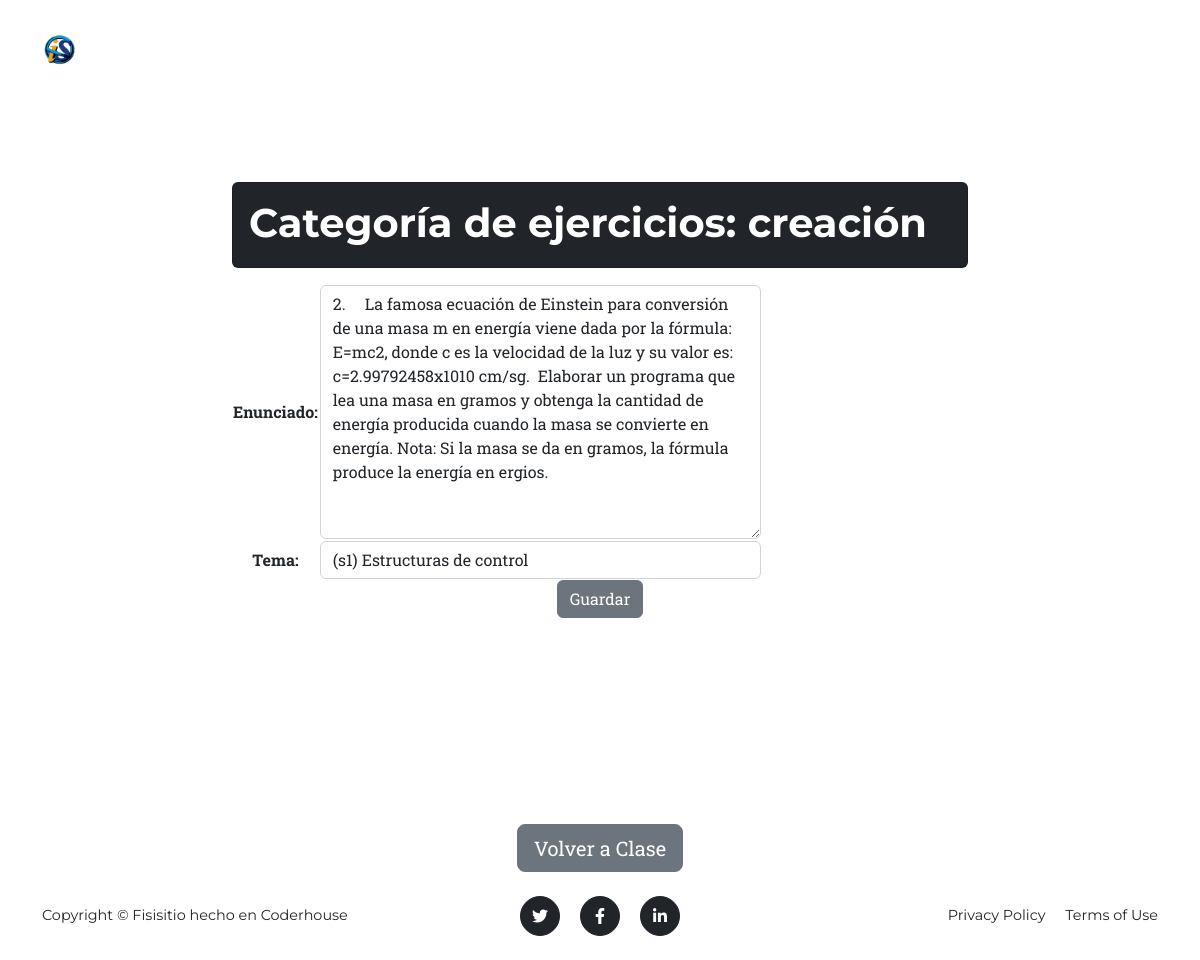
The app's page /Clase/ejerciciocategoria/update/2/ with its own data.
### Clase/models.py (models this page shows, shortened)
class EjercicioCategoria(models.Model):
    enunciado = models.TextField(blank=True, null=True)
    tema = models.ForeignKey(Tema, on_delete=models.CASCADE, related_name='ejercicios')

### Clase/views.py (the view)
# urls.py: path("ejerciciocategoria/update/<int:pk>/", views.EjercicioCategoriaUpdate.as_view(), name="ejerciciocategoria_update"),
class EjercicioCategoriaUpdate(UpdateView):
    model = models.EjercicioCategoria
    form_class = forms.EjercicioCategoriaForm
    success_url = reverse_lazy('Clase:ejerciciocategoria_list')

### Clase/forms.py
class EjercicioCategoriaForm(forms.ModelForm):
    class Meta:
        model = models.EjercicioCategoria
        fields = "__all__"
        widgets = {
            "enunciado": forms.Textarea(attrs={"class": "form-control", "placeholder": "Enunciado"}),
            "tema": forms.Select(attrs={"class": "form-control"}),
        }

### Clase/models.py (called while the page is built)
    def __str__(self):
        return self.nombre

### Clase/templates/Clase/ejerciciocategoria_form.html (shortened to what this page needs)
{% extends 'core/base.html' %}
{% block content %}
<div class="container">
    <div class="row justify-content-center align-items-center vh-100">
        <div class="col-md-8">
            <div class="card bg-dark text-white">
                <div class="card-body">
                    <h1 class="card-title mb-1">
                        Categoría de ejercicios: creación
                    </h1>
                </div>
            </div>
            <div class="mt-3 text-center">
                <form action="" method="post">
                    <table>
                        {{ form.as_table }}
                    </table>
                    <button type="submit" class="btn btn-secondary">Guardar</button>
                </form>
            </div>
        </div>
    </div>
</div>
<div class="d-flex justify-content-center mt-4">
    <a href="{% url 'Clase:home' %}" class="btn btn-secondary btn-lg">Volver a Clase</a>
</div>
{% endblock content %}

### records on screen
EjercicioCategoria: enunciado "2. La famosa ecuación de Einstein para conversión de una masa m en energía viene dada por la fórmula: E=mc2, donde c es la velocidad de la luz y su valor es: c=2.99792458x1010 cm/sg. Elaborar un programa que lea una masa en gramos y obtenga la cantidad de energía producida cuando la masa se convierte en energía. Nota: Si la masa se da en gramos, la fórmula produce la energía en ergios.", tema "(s1) Estructuras de control"
